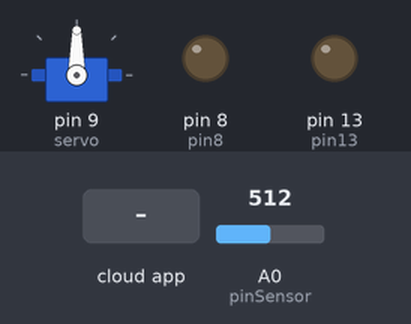
A sketch run on a simulated Arduino Uno, built with avr-gcc and run on an emulated ATmega328P. Parts: servo, output pins drawn as LEDs (lit = HIGH). The inputs (shaded band) are chosen by the test bench; at power-on: A0 (pinSensor) = 512. The ROS host is connected and sends only what is stated.

Above: at 1.8 s.
1.9 s: the phone or cloud app sets servo_control to 0
At 2.5 s:
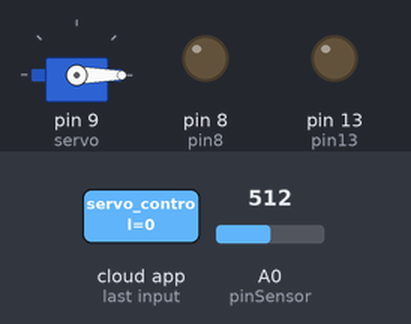
3.5 s: the phone or cloud app sets servo_control to 45
At 5.2 s:
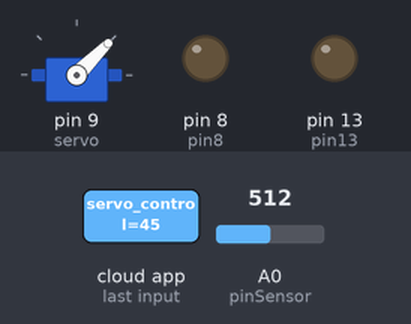
5.5 s: the phone or cloud app sets servo_control to 180
At 6.9 s:
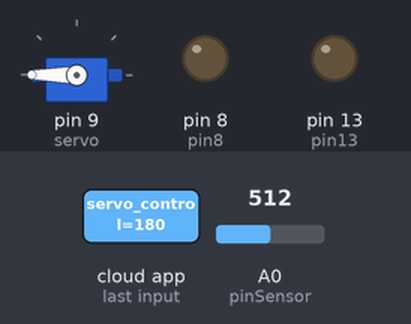
7.5 s: the phone or cloud app sets servo_control to 90
At 8.5 s:
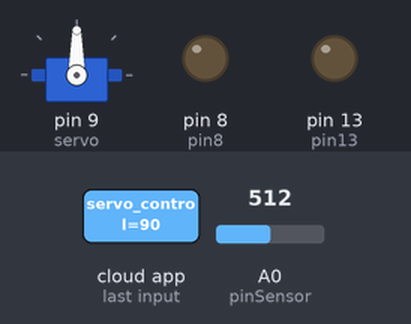
Timing chart, 0 to 10.5 s (numbered marks = the images above; inputs shaded):
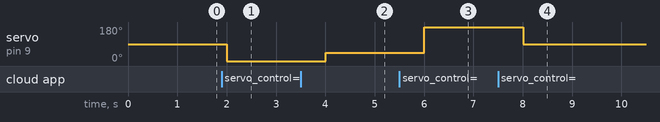

Measured:
- after the input at 1.9 s, servo on pin 9 (servo): 90° → 0° after 0.10 s
- after the input at 3.5 s, servo on pin 9 (servo): 0° → 45° after 0.51 s
- after the input at 5.5 s, servo on pin 9 (servo): 45° → 180° after 0.51 s
- after the input at 7.5 s, servo on pin 9 (servo): 180° → 90° after 0.51 s

The sketch:

rosserial.ino
```cpp
#if (ARDUINO >= 100)
 #include <Arduino.h>
#else
 #include <WProgram.h>
#endif

#include <Servo.h>
#include <ros.h>
#include <std_msgs/UInt16.h>
#include <std_msgs/String.h>

ros::NodeHandle  nh;

Servo servo;

const int pinSensor = A0;
const int pin13 = 13;
const int pin8 = 8;

int ValorSensor = 0;
int temperatura = 0;


std_msgs::UInt16 str_msg;
ros::Publisher pub("sensor", &str_msg);


void servo_cb( const std_msgs::UInt16& cmd_msg){
  servo.write(cmd_msg.data); //set servo angle, should be from 0-180
}


ros::Subscriber<std_msgs::UInt16> sub("servo_control", servo_cb);

void setup(){

  pinMode(pin13, OUTPUT);
  pinMode(pin8, OUTPUT);

  nh.initNode();
  nh.subscribe(sub);
  nh.advertise(pub);

  servo.attach(9); //attach it to pin 9
}

void loop(){
  ValorSensor = analogRead (pinSensor);
  int milivolts = (ValorSensor / 1023.0) * 5000;
  temperatura = milivolts/ 10;
  str_msg.data = temperatura;
  pub.publish( &str_msg );
  nh.spinOnce();
  delay(1000);
}
```
